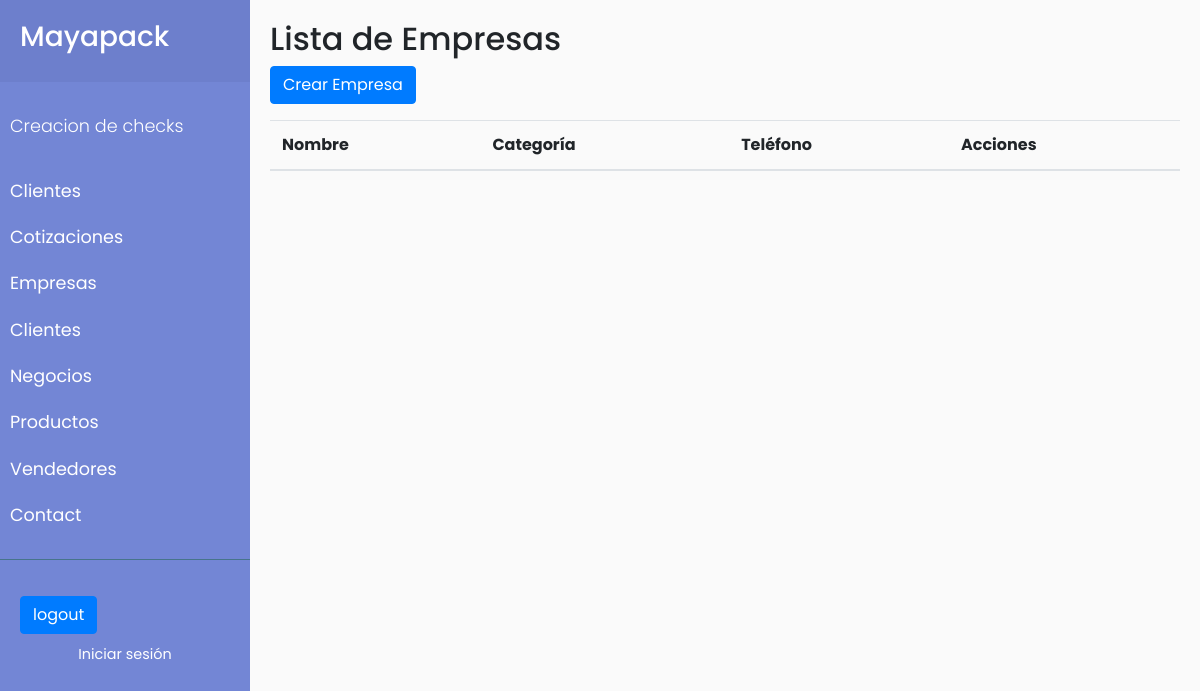
Before: /empresas/ with the older database file.
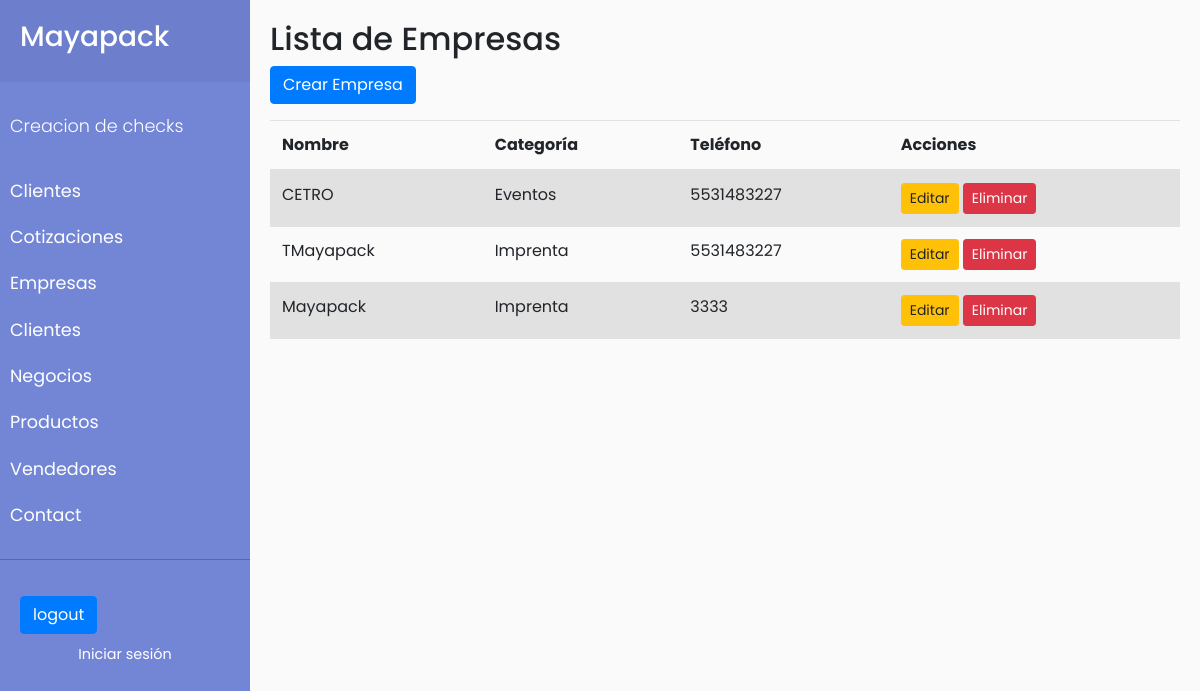
After: the same page with the newer database file.
### empresas/models.py (models this page shows, shortened)
class Empresa(models.Model):
    nombre = models.CharField(max_length=255)
    categoria = models.CharField(max_length=100)
    descripcion = models.TextField(blank=True, null=True)
    direccion = models.CharField(max_length=255)
    telefono = models.CharField(max_length=15)
    sitio_web = models.URLField(blank=True, null=True)

### empresas/views.py (the view)
# urls.py: path('empresas/', views.empresa_list, name='empresa_list'),
def empresa_list(request):
    empresas = Empresa.objects.all()
    return render(request, 'empresas/empresa_list.html', {'empresas': empresas})

### empresas/templates/empresas/empresa_list.html
{% extends 'base.html' %}
{% block content %}
<div id="content" class="container">
<h2>Lista de Empresas</h2>
<a href="{% url 'empresa_create' %}" class="btn btn-primary mb-3">Crear Empresa</a>
<table class="table table-striped">
    <thead>
        <tr>
            <th>Nombre</th>
            <th>Categoría</th>
            <th>Teléfono</th>
            <th>Acciones</th>
        </tr>
    </thead>
    <tbody>
        {% for empresa in empresas %}
        <tr>
            <td>{{ empresa.nombre }}</td>
            <td>{{ empresa.categoria }}</td>
            <td>{{ empresa.telefono }}</td>
            <td>
                <a href="{% url 'empresa_update' empresa.pk %}" class="btn btn-warning btn-sm">Editar</a>
                <a href="{% url 'empresa_delete' empresa.pk %}" class="btn btn-danger btn-sm">Eliminar</a>
            </td>
        </tr>
        {% endfor %}
    </tbody>
</table>
</div>
{% endblock %}

Changed rows visible on the page:
added Empresa: nombre "CETRO", categoria "Eventos", telefono "5531483227"
added Empresa: nombre "TMayapack", categoria "Imprenta", telefono "5531483227"
added Empresa: nombre "Mayapack", categoria "Imprenta", telefono "3333"
